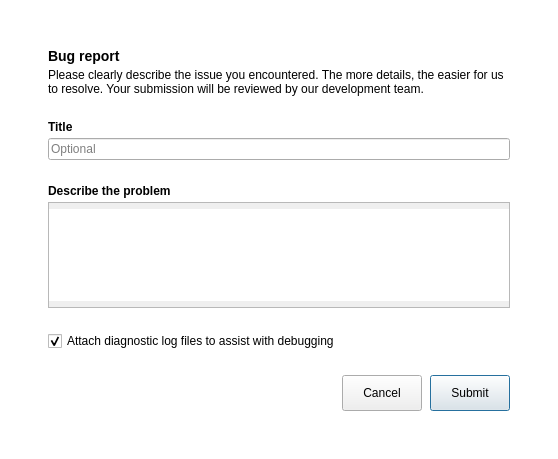
<?xml version="1.0" encoding="UTF-8"?>
<ui version="4.0">
 <class>BugReportDialog</class>
 <widget class="QDialog" name="BugReportDialog">
  <property name="geometry">
   <rect>
    <x>0</x>
    <y>0</y>
    <width>558</width>
    <height>459</height>
   </rect>
  </property>
  <property name="minimumSize">
   <size>
    <width>0</width>
    <height>0</height>
   </size>
  </property>
  <property name="maximumSize">
   <size>
    <width>16777215</width>
    <height>16777215</height>
   </size>
  </property>
  <property name="windowTitle">
   <string>Bug report</string>
  </property>
  <property name="styleSheet">
   <string notr="true">#BugReportDialog
{
background-color: #FFFFFF; /*colorToken.page-background*/
}

#lTitle, #lDescribeBug, #lDescTitle
{
font-weight: 600;
}

#lDescTitle
{
font-size: 14px;
}

#teDescribeBug
{
padding-top: 6px;
padding-bottom: 6px;
padding-right: 0px;
}


</string>
  </property>
  <property name="TOKENIZED" stdset="0">
   <bool>true</bool>
  </property>
  <layout class="QVBoxLayout" name="verticalLayout_4">
   <property name="spacing">
    <number>24</number>
   </property>
   <property name="leftMargin">
    <number>48</number>
   </property>
   <property name="topMargin">
    <number>48</number>
   </property>
   <property name="rightMargin">
    <number>48</number>
   </property>
   <property name="bottomMargin">
    <number>48</number>
   </property>
   <item>
    <widget class="QWidget" name="wHeaderBug" native="true">
     <layout class="QVBoxLayout" name="verticalLayout_3">
      <property name="spacing">
       <number>4</number>
      </property>
      <property name="leftMargin">
       <number>0</number>
      </property>
      <property name="topMargin">
       <number>0</number>
      </property>
      <property name="rightMargin">
       <number>0</number>
      </property>
      <property name="bottomMargin">
       <number>0</number>
      </property>
      <item>
       <widget class="QLabel" name="lDescTitle">
        <property name="text">
         <string>Bug report</string>
        </property>
       </widget>
      </item>
      <item>
       <widget class="QLabel" name="lDescInfoBug">
        <property name="styleSheet">
         <string notr="true"/>
        </property>
        <property name="text">
         <string>Please clearly describe the issue you encountered. The more details, the easier for us to resolve. Your submission will be reviewed by our development team.</string>
        </property>
        <property name="wordWrap">
         <bool>true</bool>
        </property>
       </widget>
      </item>
     </layout>
    </widget>
   </item>
   <item>
    <widget class="QWidget" name="wTitleBug" native="true">
     <layout class="QVBoxLayout" name="verticalLayout_2">
      <property name="spacing">
       <number>4</number>
      </property>
      <property name="leftMargin">
       <number>0</number>
      </property>
      <property name="topMargin">
       <number>0</number>
      </property>
      <property name="rightMargin">
       <number>0</number>
      </property>
      <property name="bottomMargin">
       <number>0</number>
      </property>
      <item>
       <widget class="QLabel" name="lTitle">
        <property name="styleSheet">
         <string notr="true"/>
        </property>
        <property name="text">
         <string>Title</string>
        </property>
       </widget>
      </item>
      <item>
       <widget class="QLineEdit" name="leTitleBug">
        <property name="inputMask">
         <string/>
        </property>
        <property name="text">
         <string/>
        </property>
        <property name="maxLength">
         <number>150</number>
        </property>
        <property name="placeholderText">
         <string>Optional</string>
        </property>
        <property name="type" stdset="0">
         <string notr="true">mega</string>
        </property>
       </widget>
      </item>
     </layout>
    </widget>
   </item>
   <item>
    <widget class="QWidget" name="wDescribeBug" native="true">
     <layout class="QVBoxLayout" name="verticalLayout">
      <property name="spacing">
       <number>4</number>
      </property>
      <property name="leftMargin">
       <number>0</number>
      </property>
      <property name="topMargin">
       <number>0</number>
      </property>
      <property name="rightMargin">
       <number>0</number>
      </property>
      <property name="bottomMargin">
       <number>0</number>
      </property>
      <item>
       <widget class="QLabel" name="lDescribeBug">
        <property name="styleSheet">
         <string notr="true"/>
        </property>
        <property name="text">
         <string>Describe the problem</string>
        </property>
       </widget>
      </item>
      <item>
       <widget class="QTextEdit" name="teDescribeBug">
        <property name="cursor" stdset="0">
         <cursorShape>IBeamCursor</cursorShape>
        </property>
        <property name="type" stdset="0">
         <string notr="true">mega</string>
        </property>
       </widget>
      </item>
      <item>
       <widget class="QWidget" name="wCheckBox" native="true">
        <layout class="QHBoxLayout" name="horizontalLayout_2">
         <property name="spacing">
          <number>5</number>
         </property>
         <property name="leftMargin">
          <number>0</number>
         </property>
         <property name="topMargin">
          <number>19</number>
         </property>
         <property name="rightMargin">
          <number>0</number>
         </property>
         <property name="bottomMargin">
          <number>0</number>
         </property>
         <item>
          <widget class="QCheckBox" name="cbAttachLogs">
           <property name="cursor">
            <cursorShape>PointingHandCursor</cursorShape>
           </property>
           <property name="text">
            <string>Attach diagnostic log files to assist with debugging</string>
           </property>
           <property name="checked">
            <bool>true</bool>
           </property>
           <property name="type" stdset="0">
            <string notr="true">mega</string>
           </property>
          </widget>
         </item>
        </layout>
       </widget>
      </item>
     </layout>
    </widget>
   </item>
   <item>
    <widget class="QWidget" name="wButtons" native="true">
     <layout class="QHBoxLayout" name="horizontalLayout">
      <property name="spacing">
       <number>8</number>
      </property>
      <property name="leftMargin">
       <number>0</number>
      </property>
      <property name="topMargin">
       <number>0</number>
      </property>
      <property name="rightMargin">
       <number>0</number>
      </property>
      <property name="bottomMargin">
       <number>0</number>
      </property>
      <item>
       <spacer name="horizontalSpacer">
        <property name="orientation">
         <enum>Qt::Horizontal</enum>
        </property>
        <property name="sizeHint" stdset="0">
         <size>
          <width>219</width>
          <height>20</height>
         </size>
        </property>
       </spacer>
      </item>
      <item>
       <widget class="QPushButton" name="bCancel">
        <property name="sizePolicy">
         <sizepolicy hsizetype="Preferred" vsizetype="Fixed">
          <horstretch>0</horstretch>
          <verstretch>0</verstretch>
         </sizepolicy>
        </property>
        <property name="minimumSize">
         <size>
          <width>0</width>
          <height>36</height>
         </size>
        </property>
        <property name="maximumSize">
         <size>
          <width>16777215</width>
          <height>36</height>
         </size>
        </property>
        <property name="cursor">
         <cursorShape>PointingHandCursor</cursorShape>
        </property>
        <property name="text">
         <string>Cancel</string>
        </property>
        <property name="type" stdset="0">
         <string notr="true">outline</string>
        </property>
        <property name="dimension" stdset="0">
         <string notr="true">medium</string>
        </property>
       </widget>
      </item>
      <item>
       <widget class="QPushButton" name="bSubmit">
        <property name="sizePolicy">
         <sizepolicy hsizetype="Minimum" vsizetype="Fixed">
          <horstretch>0</horstretch>
          <verstretch>0</verstretch>
         </sizepolicy>
        </property>
        <property name="minimumSize">
         <size>
          <width>0</width>
          <height>36</height>
         </size>
        </property>
        <property name="maximumSize">
         <size>
          <width>16777215</width>
          <height>36</height>
         </size>
        </property>
        <property name="cursor">
         <cursorShape>PointingHandCursor</cursorShape>
        </property>
        <property name="text">
         <string>Submit</string>
        </property>
        <property name="default">
         <bool>true</bool>
        </property>
        <property name="type" stdset="0">
         <string notr="true">primary</string>
        </property>
        <property name="dimension" stdset="0">
         <string notr="true">medium</string>
        </property>
       </widget>
      </item>
     </layout>
    </widget>
   </item>
  </layout>
 </widget>
 <resources/>
 <connections/>
</ui>
